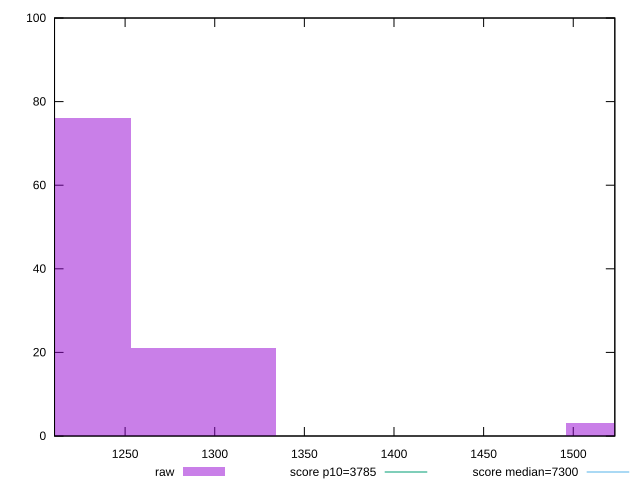

Source code (gnuplot):
reset

$raw <<EOF
1536.535460815196 3
1213.0543111698917 76
1293.9245985812177 21
EOF

set key outside below
set boxwidth 80.8702874113261
set xrange [1210.6347:1523.1894999999997]
set yrange [0:100]
set trange [0:100]
set style fill transparent solid 0.5 noborder

set parametric
set terminal svg size 640, 490 enhanced background rgb 'white'
set output "reports/report_00032_2021-02-25T10-28-15.087Z/interactive/samples/agenda/raw/histogram.svg"

plot $raw title "raw" with boxes, \
     3785,t title "score p10=3785", \
     7300,t title "score median=7300"

reset
